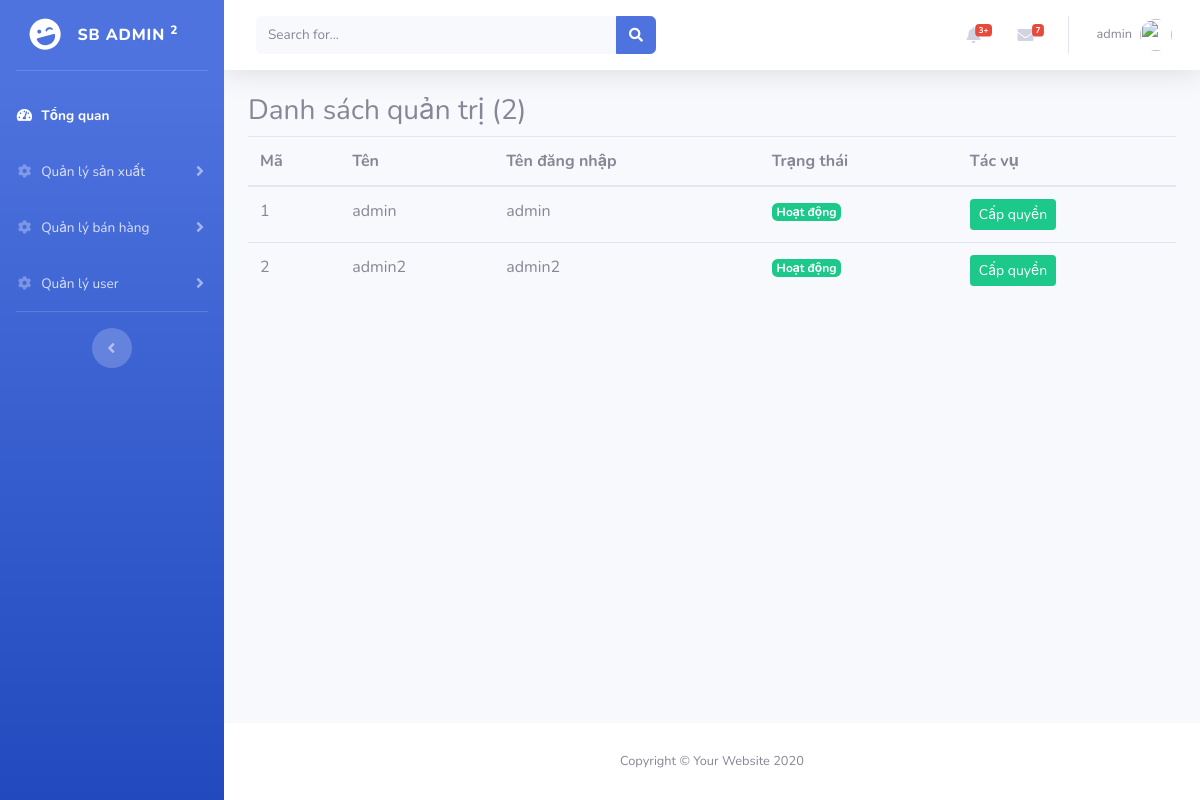
/index.php?controller=role&action=index (signed in), run on the app's committed database.
### tables this page shows
CREATE TABLE IF NOT EXISTS `chucnang` (
  `ma` int(11) NOT NULL AUTO_INCREMENT,
  `ten` varchar(255) DEFAULT NULL,
  `lienket` varchar(255) DEFAULT NULL,
  `macha` int(11) DEFAULT NULL,
  `hienthimenu` int(11) DEFAULT '1',
  `trangthai` int(11) NOT NULL,
  `ngaytao` datetime NOT NULL,
  `ngaycapnhat` datetime NOT NULL,
  `allow` int(11) NOT NULL DEFAULT '0',
  PRIMARY KEY (`ma`)
);

CREATE TABLE IF NOT EXISTS `quantri` (
  `ma` int(11) NOT NULL AUTO_INCREMENT,
  `ten` varchar(255) DEFAULT NULL,
  `tendangnhap` varchar(255) DEFAULT NULL,
  `matkhau` varchar(255) DEFAULT NULL,
  `manhom` int(11) DEFAULT NULL,
  `trangthai` int(11) DEFAULT NULL,
  `ngaytao` datetime DEFAULT NULL,
  `ngaycapnhat` datetime DEFAULT NULL,
  `avt` varchar(255) DEFAULT NULL,
  PRIMARY KEY (`ma`)
);

### controller/controller.php (called while the page is built, shortened)
<?php
class controller
{
    function __construct()
    {
        $this->pq =  new phanquyen();
        if(islogin())
        {
            $this->menus  = $this->pq->_listforuser($_SESSION['uid'],0);
        }
    }
    function render($view,$data=[],$layout = 'layout')
    {
        include 'view/'.$layout.'.php';
    }
}

### controller/rolecontroller.php (called while the page is built, shortened)
    <?php
class rolecontroller extends controller
{
    function __construct()
    {
        parent::__construct();
    }
    function index()
    {
        $muser = new quantri();
        $data = [
            'list'=> $muser->_list(),
            'count'=> $muser->_count()
        ];
        $this->render('view/role/list.php',$data);
    }
}

### system/autoload.php (called while the page is built, shortened)
<?php
include 'system/libs/funcs.php';
spl_autoload_register(function($classname){
    $cfdb =  'system/db/'.$classname.'.php';
    $mpath = 'model/'.$classname.'.php';
    $cpath = 'controller/'.$classname.'.php';
});

### system/db/database.php (called while the page is built, shortened)
<?php
class database{
    var $sql, $statement,$pdo;
    function __construct()
    {
        try{
            $options = [
                PDO::ATTR_EMULATE_PREPARES=>false,
                PDO::ATTR_ERRMODE=>PDO::ERRMODE_EXCEPTION
            ];
            $this->pdo = new PDO('mysql:host='.HOST.';dbname='.DBNAME.';port='.PORT,USERNAME,PASSWORD,$options );
            $this->pdo->query('set names utf8');
        }catch(PDOException $e)
        {
            exit($e->getMessage());
        }
    }
    function setquery($sql)
    {
        $this->sql = $sql;
        return $this;
    }
    function loadrows($params =[])
    {
        try{
            $this->statement  = $this->pdo->prepare($this->sql);
            $this->statement->execute($params);
            return $this->statement->fetchAll(PDO::FETCH_OBJ);
        }catch(PDOException $e)
        {
            exit($e->getMessage());
        }
    }
}

### system/db/querybuilder.php (called while the page is built, shortened)
<?php
class querybuilder extends database
{
    function __construct()
    {
        parent::__construct();
    }
}

### model/phanquyen.php (called while the page is built, shortened)
<?php
class phanquyen extends querybuilder
{
    function __construct()
    {
        parent::__construct();
    }
    function _listforuser($uid,$pid = 0)
    {
        return $this->setquery('SELECT chucnang.* FROM phanquyen join chucnang on phanquyen.machucnang=chucnang.ma where maquantri = ? and chucnang.macha =? and chucnang.hienthimenu=1 and chucnang.trangthai = 1')
        ->loadrows([$uid,$pid]);
    }
}

### model/quantri.php (called while the page is built, shortened)
<?php
class quantri extends querybuilder
{
    function __construct()
    {
        parent::__construct();
    }
    function _list()
    {
        return $this->setquery('select * from quantri where trangthai!=-1')->loadrows();
    }
}

### system/libs/funcs.php (called while the page is built, shortened)
<?php
function url($controller='system',$action='home',$params=[])
{
    $extra = '';
    if($params)
    {
        foreach($params as $key=>$value)
        {
            $extra .="&$key=$value";
        }
    }
    return 'index.php?controller='.$controller.'&action='.$action.$extra;
}

### view/role/list.php (the view)
<h3>Danh sách quản trị (<?=$count?>)</h3>
<table class="table">
    <thead>
        <tr>
            <th>Mã</th>
            <th>Tên</th>
            <th>Tên đăng nhập</th>
            <th>Trạng thái</th>
            <th>Tác vụ</th>
        </tr>
    </thead>
    <tbody>
    <?php
    foreach($list as $item)
    {
    ?>
        <tr>
            <td scope="row"><?=$item->ma?></td>
            <td><?=$item->ten?></td>
            <td><?=$item->tendangnhap?></td>
            <td><?=$item->trangthai==1?'<span class="badge badge-success ">Hoạt động</span>':'<span class="badge badge-dark ">Ngưng hoạt động</span>'?></td>
            <td>
                <a href="<?=url('role','edit',['ma'=>$item->ma])?>" class="btn btn-sm btn-success">Cấp quyền</a>
            </td>
        </tr>
    <?php } ?>
    </tbody>
</table>

### view/widgets/leftmenu.php (shortened to what this page needs)
 <ul class="navbar-nav bg-gradient-primary sidebar sidebar-dark accordion" id="accordionSidebar">
<a class="sidebar-brand d-flex align-items-center justify-content-center" href="index.html">
  <div class="sidebar-brand-icon rotate-n-15">
    <i class="fas fa-laugh-wink"></i>
  </div>
  <div class="sidebar-brand-text mx-3">SB Admin <sup>2</sup></div>
</a>
<hr class="sidebar-divider">
<?php
if($this->menus)
{
  foreach($this->menus as $mn)
  {
    $subs = $this->pq->_listforuser($_SESSION['uid'],$mn->ma);
    if($subs)
    {
?>
<li class="nav-item">
  <a class="nav-link collapsed" href="<?=$mn->lienket?>" data-toggle="collapse" data-target="#collapse<?=$mn->ma?>" aria-expanded="true" aria-controls="collapse<?=$mn->ma?>">
    <i class="fas fa-fw fa-cog"></i>
    <span><?=$mn->ten?></span>
  </a>
</li>
<?php
    }else{
      ?>
      <li class="nav-item active">
          <a class="nav-link" href="<?=$mn->lienket?>" > <i class="fas fa-fw fa-tachometer-alt"></i>
        <span><?=$mn->ten?></span></a>
    </li>
      <?php
    }
  }
} ?>
<hr class="sidebar-divider d-none d-md-block">
<div class="text-center d-none d-md-inline">
  <button class="rounded-circle border-0" id="sidebarToggle"></button>
</div>
</ul>

### data on the page
chucnang: ten "Tổng quan"
chucnang: ten "Quản lý sản xuất"
chucnang: ten "Quản lý bán hàng"
chucnang: ten "Quản lý user"
quantri: ma "1", ten "admin", tendangnhap "admin", trangthai "Hoạt động"
quantri: ma "2", ten "admin2", tendangnhap "admin2", trangthai "Hoạt động"

### other printed values
$_SESSION['name'] "admin"
$count "2"
